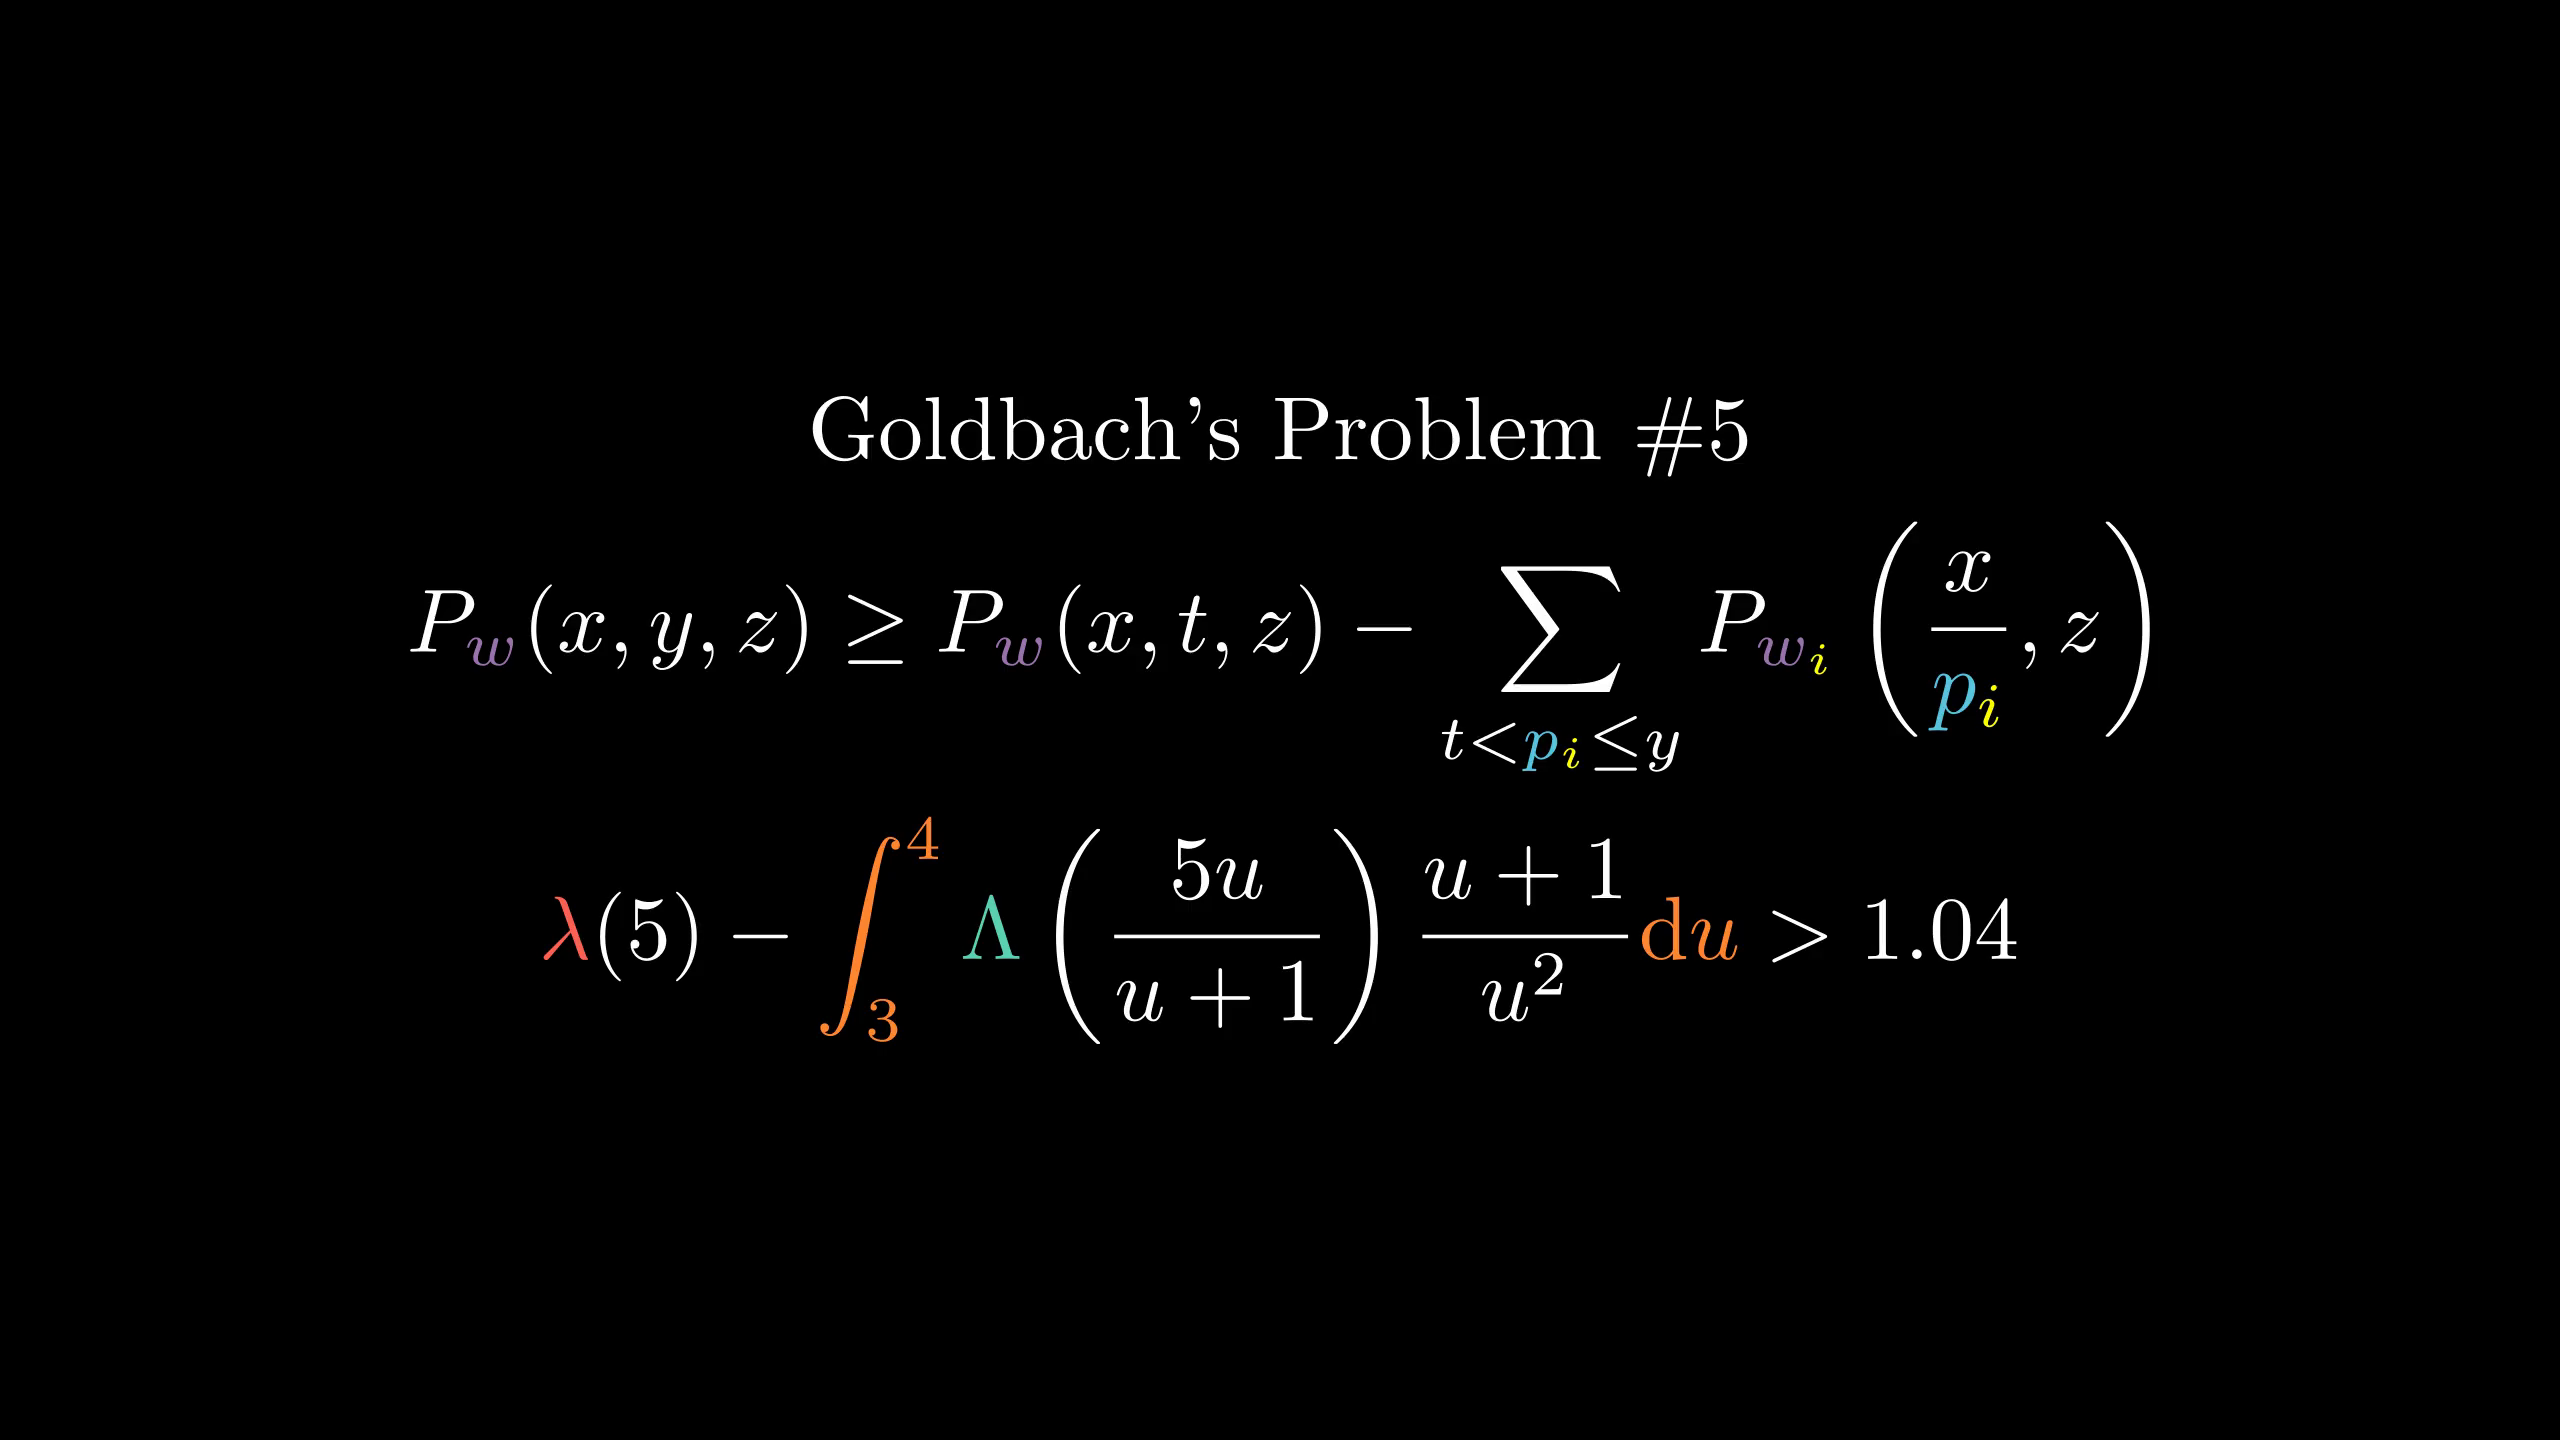

Python code for this plot:
from manimlib.imports import *

class FooScene(Scene):
    def construct(self):
        tit=TextMobject("Goldbach's Problem \#5")
        eqn=TexMobject(r"P_w(x,y,z)\ge P_w(x,t,z)-\sum_{t<{p_i}\le y}P_{w_i}\left({x\over{p_i}},z\right)",
                tex_to_color_map={
                    r"_w":PURPLE,r"_{w":PURPLE,r"_i}":YELLOW,
                    "{p":BLUE
                })
        eqn2=TexMobject(r"\lambda(5)-\int_3^4\Lambda\left(5u\over u+1\right){u+1\over u^2}\mathrm du>1.04",
                tex_to_color_map={
                    r"\int_3^4":ORANGE,r"\mathrm du":ORANGE,
                    r"\Lambda":TEAL,
                    r"\lambda":RED
                })
        self.add(VGroup(tit,eqn,eqn2).arrange(DOWN))
        self.wait()
